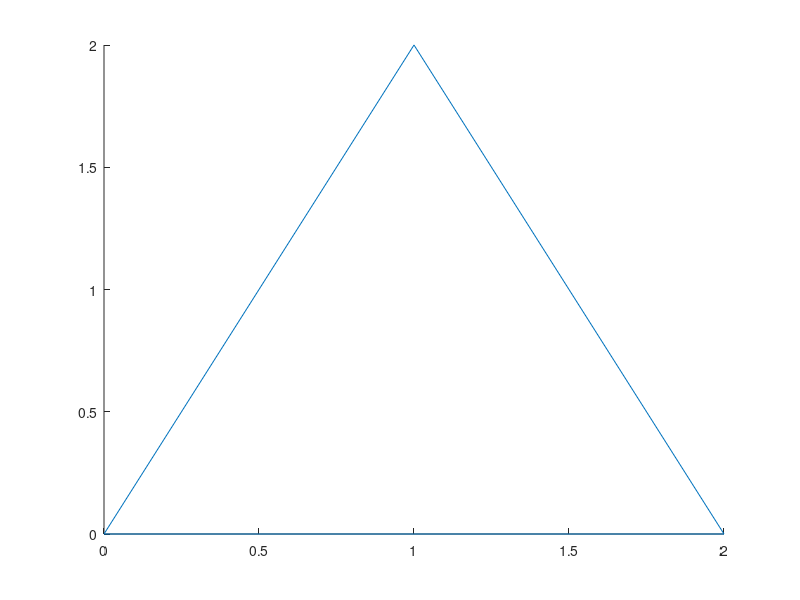

The MATLAB script that drew this image: (Note: this script raises an error after producing the figure.)
%Limpiar todo
clear all; clc;

%Variables de animacion
frames = 100;
pausa = 0.0001;
pausaInicial = 0.001;

%Variables del tamano del plano carteciano
Xmin = -3; %X minima
Xmax = 8;  %X maxima
Ymin = -3;  %Y minima
Ymax = 8; %Y maxima

%Valores de traslacion
tx = 5; 
ty = 2;

%Vertices
a=[0,0];
b=[2,0];
c=[1,2];

%Matriz de puntos
x = [a(1) b(1) c(1) a(1)];
y = [a(2) b(2) c(2) a(2)];

%Dibujar el triangulo original
trianguloOriginal = line(x,y); %Dibujar triangulo
trianguloOriginal.Color = 'blue'; %Colot
trianguloOriginal.LineStyle = ':'; %Tipo de linea
trianguloOriginal.LineWidth = 3; %Grosor

%Formato al plano
grid on %Mostrar cuadricula
axis square; %Cuadricula cuadrada
axis([Xmin,Xmax,Ymin,Ymax]); %Tamaño de plano carteciano

for i = 1:frames
    %Convercion para avanzar un poco cada ciclo
    div = (i/frames);
    txn = tx*div;
    tyn = ty*div;
    
    MT = [1 0 0; %Matriz de traslacion
          0 1 0;
         txn tyn 1];
 
     aT = [a(1),a(2),1] * MT; %Punto 'a' trasladado
     bT = [b(1),b(2),1] * MT; %Punto 'b' trasladado
     cT = [c(1),c(2),1] * MT; %Punto 'c' trasladado

    %Matriz de puntos
    xT = [aT(1) bT(1) cT(1) aT(1)]; %Valores x trasladados
    yT = [aT(2) bT(2) cT(2) aT(2)]; %Valores y trasladados

    %Dibujar el triangulo trasladado
    trianguloTrasladado = line(xT,yT); %Dibujar triangulo
    trianguloTrasladado.Color = 'red'; %Colot
    trianguloTrasladado.LineStyle = '--'; %Tipo de linea
    trianguloTrasladado.LineWidth = 3; %Grosor
    
    pause(pausa) %pausar
    
    %Condicion para que se pause un poco al inicio
    if(i == 1)
       pause(pausaInicial) 
    end
    
    %Condicion para borrar los triangulos anteriores
    if(i < 100)
        delete(trianguloTrasladado)
    end
end
